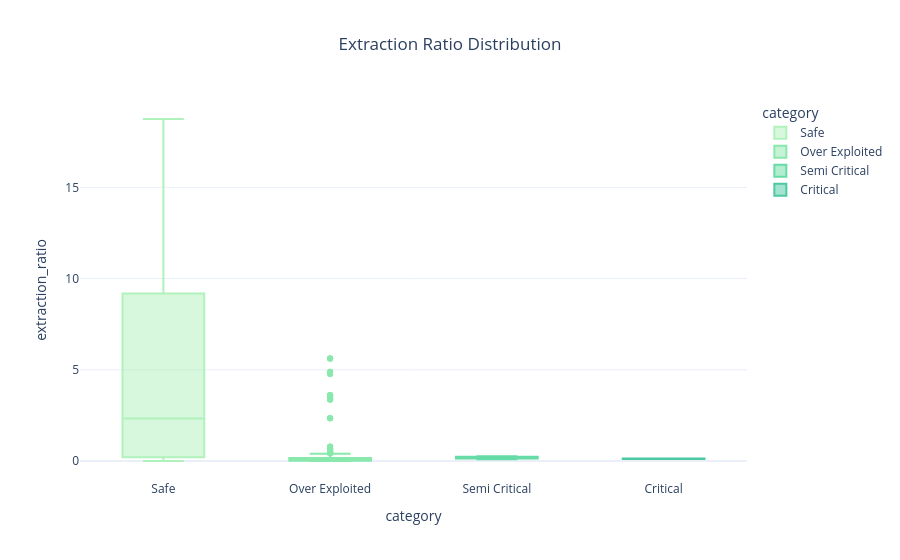

Notebook cell for this chart:
### Markdown cell above
### 2. Extraction Ratio Distribution

Displays how extraction ratio varies across regions.

### Code cell
fig2 = px.box(
    df,
    x='category',
    y='extraction_ratio',
    title='Extraction Ratio Distribution',
    color='category',
    color_discrete_sequence=px.colors.sequential.Tealgrn
)

fig2.update_layout(
    template='plotly_white',
    title_x=0.5
)

fig2.show()

### Figure 1 — Plotly figure (JSON) as saved in the notebook; plotly's stock layout.template omitted (floating-point values rounded to 4 significant figures; data arrays with more than 128 entries replaced by an {"elided": "..."} marker saying what was removed)
{"data": [{"alignmentgroup": "True", "hovertemplate": "category=%{x}<br>extraction_ratio=%{y}<extra></extra>", "legendgroup": "Safe", "marker": {"color": "rgb(176, 242, 188)"}, "name": "Safe", "notched": false, "offsetgroup": "Safe", "orientation": "v", "showlegend": true, "type": "box", "x": ["Safe", "Safe", "Safe", "Safe", "Safe", "Safe", "Safe", "Safe", "Safe", "Safe", "Safe", "Safe", "Safe", "Safe", "Safe", "Safe", "Safe", "Safe", "Safe", "Safe", "Safe", "Safe", "Safe", "Safe", "Safe", "Safe", "Safe", "Safe", "Safe", "Safe", "Safe", "Safe", "Safe", "Safe", "Safe", "Safe", "Safe", "Safe", "Safe", "Safe", "Safe", "Safe", "Safe", "Safe", "Safe", "Safe", "Safe", "Safe", "Safe", "Safe", "Safe", "Safe", "Safe", "Safe", "Safe", "Safe", "Safe", "Safe", "Safe", "Safe", "Safe", "Safe", "Safe", "Safe", "Safe", "Safe", "Safe", "Safe", "Safe", "Safe", "Safe", "Safe", "Safe", "Safe", "Safe", "Safe", "Safe", "Safe", "Safe", "Safe", "Safe", "Safe", "Safe", "Safe", "Safe", "Safe", "Safe", "Safe", "Safe", "Safe", "Safe", "Safe", "Safe", "Safe", "Safe", "Safe"], "x0": " ", "xaxis": "x", "y": [0.2131, 0.006296, 0.3618, 0.4362, 0.371, 0.3618, 0.4362, 0.371, 4.887, 4.887, 0.2239, 5.247, 16.0, 2.148, 3.316, 2.469, 3.027, 2.185, 4.155, 3.698, 2.078, 5.785, 3.111, 4.709, 3.5, 13.89, 3.906, 8.0, 12.5, 12.5, 11.11, 16.0, 18.75, 12.24, 12.0, 6.25, 13.89, 4.0, 8.265, 18.75, 12.5, 13.89, 13.89, 16.0, 4.167, 9.375, 8.0, 9.0, 6.173, 6.25, 18.75, 12.5, 6.25, 6.612, 12.24, 12.24, 9.877, 10.94, 1.49, 13.26, 0.08413, 0.1174, 0.1525, 0.0984, 0.05195, 0.7336, 0.09205, 0.122, 0.5226, 0.09219, 0.06815, 0.06971, 0.2935, 0.1229, 0.06235, 0.02189, 0.227, 0.493, 1.125, 0.2117, 0.07272, 0.4014, 0.2094, 0.2492, 0.1289, 0.2992, 0.223, 0.08497, 0.1725, 0.2657, 0.1769, 0.1063, 0.09708, 0.1786, 13.26, 0.0], "y0": " ", "yaxis": "y"}, {"alignmentgroup": "True", "hovertemplate": "category=%{x}<br>extraction_ratio=%{y}<extra></extra>", "legendgroup": "Over Exploited", "marker": {"color": "rgb(137, 232, 172)"}, "name": "Over Exploited", "notched": false, "offsetgroup": "Over Exploited", "orientation": "v", "showlegend": true, "type": "box", "x": {"elided": "652 str values"}, "x0": " ", "xaxis": "x", "y": {"elided": "652 float values"}, "y0": " ", "yaxis": "y"}, {"alignmentgroup": "True", "hovertemplate": "category=%{x}<br>extraction_ratio=%{y}<extra></extra>", "legendgroup": "Semi Critical", "marker": {"color": "rgb(103, 219, 165)"}, "name": "Semi Critical", "notched": false, "offsetgroup": "Semi Critical", "orientation": "v", "showlegend": true, "type": "box", "x": ["Semi Critical", "Semi Critical", "Semi Critical", "Semi Critical", "Semi Critical", "Semi Critical", "Semi Critical", "Semi Critical"], "x0": " ", "xaxis": "x", "y": [0.2358, 0.1652, 0.2208, 0.1323, 0.1012, 0.2179, 0.2634, 0.1385], "y0": " ", "yaxis": "y"}, {"alignmentgroup": "True", "hovertemplate": "category=%{x}<br>extraction_ratio=%{y}<extra></extra>", "legendgroup": "Critical", "marker": {"color": "rgb(76, 200, 163)"}, "name": "Critical", "notched": false, "offsetgroup": "Critical", "orientation": "v", "showlegend": true, "type": "box", "x": ["Critical", "Critical"], "x0": " ", "xaxis": "x", "y": [0.1432, 0.1089], "y0": " ", "yaxis": "y"}], "layout": {"boxmode": "overlay", "legend": {"title": {"text": "category"}, "tracegroupgap": 0}, "title": {"text": "Extraction Ratio Distribution", "x": 0.5}, "xaxis": {"anchor": "y", "categoryarray": ["Safe", "Over Exploited", "Semi Critical", "Critical"], "categoryorder": "array", "domain": [0, 1], "title": {"text": "category"}}, "yaxis": {"anchor": "x", "domain": [0, 1], "title": {"text": "extraction_ratio"}}}}
